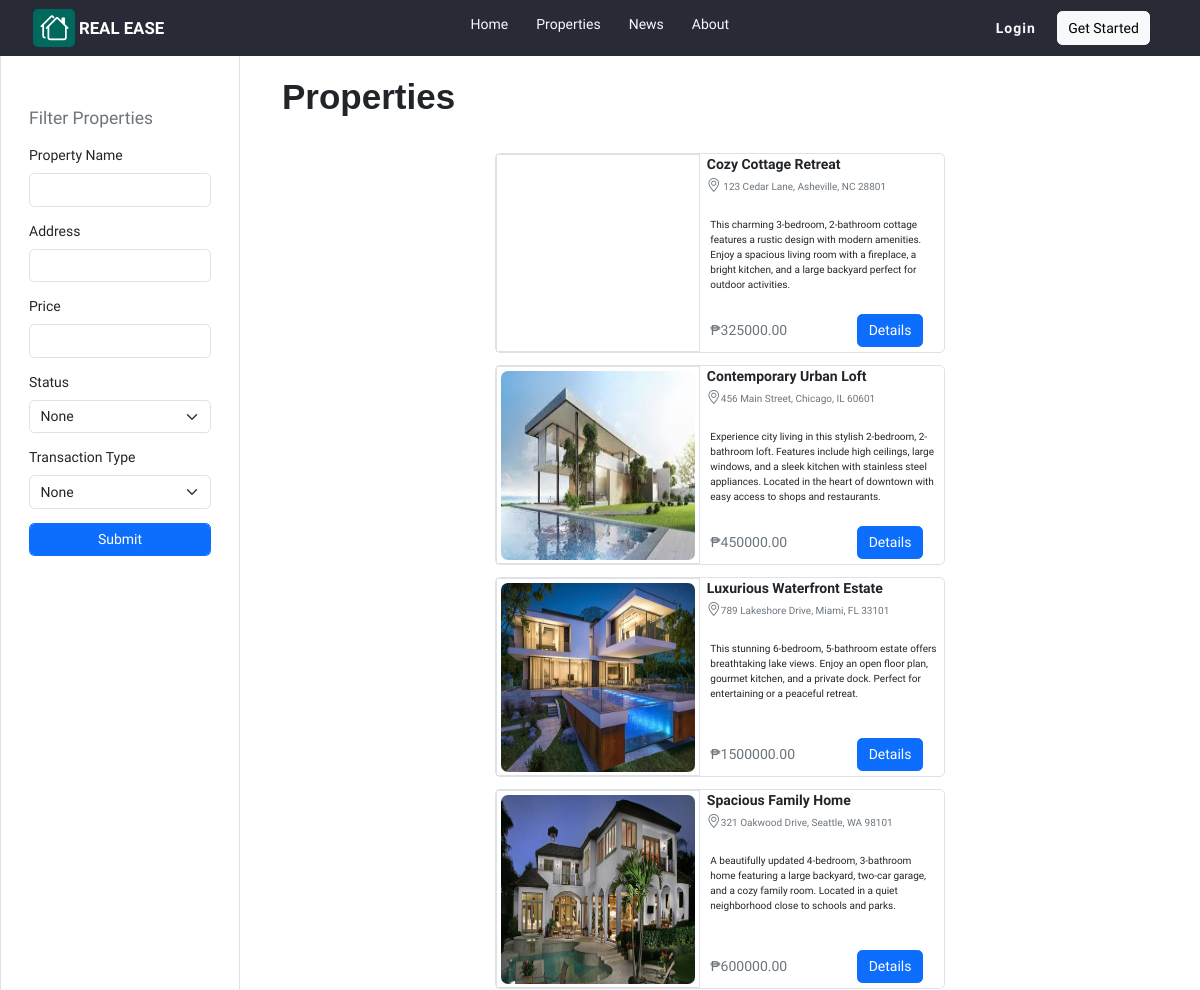
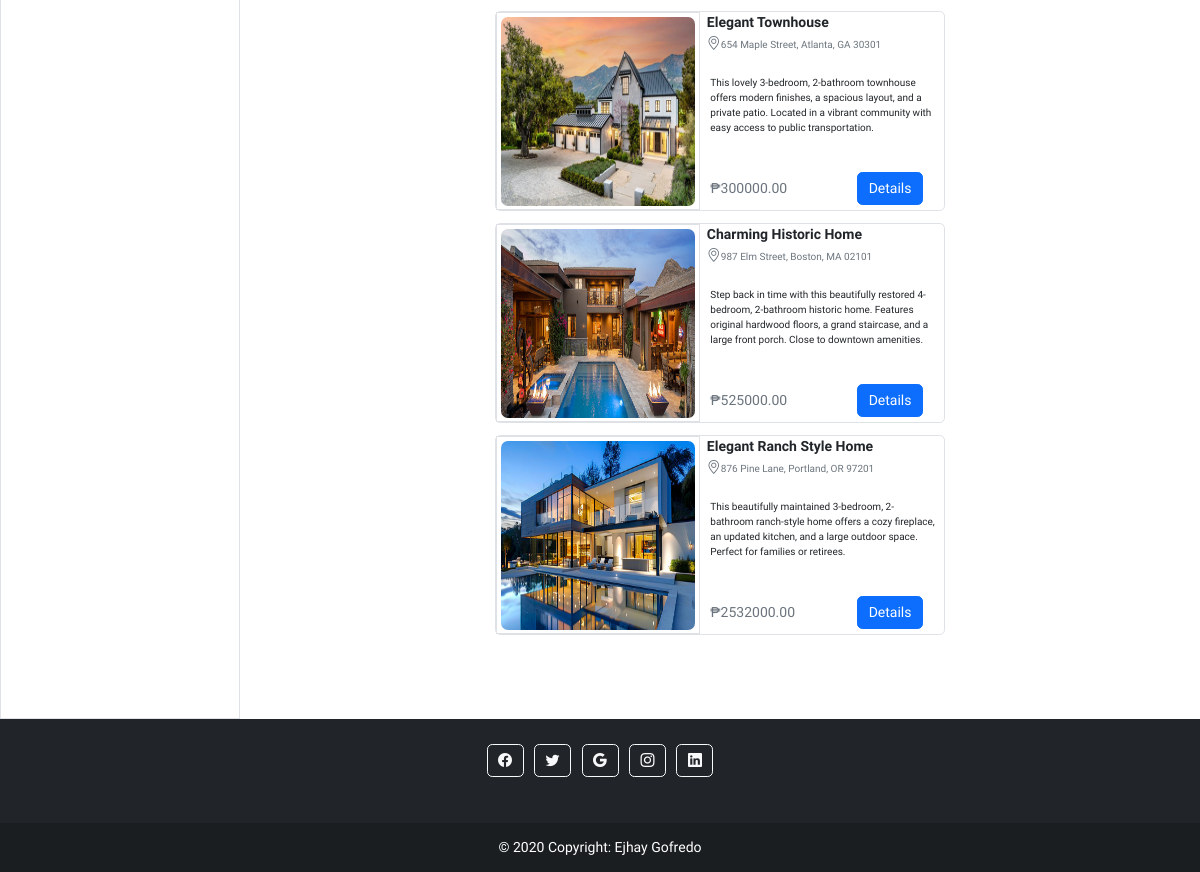
The page /?route=properties on the database its author committed (2 pictures, top to bottom).
### tables this page shows
CREATE TABLE IF NOT EXISTS `properties` (
  `id` int NOT NULL AUTO_INCREMENT,
  `name` varchar(255) NOT NULL,
  `description` text NOT NULL,
  `address` varchar(255) NOT NULL,
  `price` decimal(10,2) NOT NULL,
  `status` enum('available','sold','pending') NOT NULL DEFAULT 'available',
  `image` varchar(255) DEFAULT NULL,
  `date_added` datetime NOT NULL DEFAULT CURRENT_TIMESTAMP,
  `is_deleted` tinyint(1) NOT NULL DEFAULT '0',
  `transaction_type` varchar(255) NOT NULL,
  PRIMARY KEY (`id`)
);

### config/database.php (called while the page is built, shortened)
<?php
class Database {
    private $conn;
    protected function __construct($Host, $Username, $Password, $DBName) {
        $this->host = $Host;
        $this->username = $Username;
        $this->password = $Password;
        $this->dbname = $DBName;
        try {
            $this->conn = new PDO("mysql:host=$this->host", $this->username, $this->password);
            $this->conn->setAttribute(PDO::ATTR_ERRMODE, PDO::ERRMODE_EXCEPTION);
            $create_database = "CREATE DATABASE IF NOT EXISTS $this->dbname";
            $this->conn->exec($create_database);
            $this->conn->exec("USE $this->dbname");
        } catch (PDOException $e) {
            echo "Connection failed: " . $e->getMessage();
        }
    }
    protected function OpenConnection() {
        return $this->conn;
    }
    protected function CloseConnection() {
        $this->conn = null;
    }
}

### app/http/helper/displayProduct.php (called while the page is built, shortened)
<?php
class DisplayProduct extends MySQL {
    public function getAllProducts() {
        try {
            $stmt = parent::openConnection()->prepare("SELECT * FROM properties where is_deleted = 0");
            $stmt->execute();
            return $stmt->fetchAll(PDO::FETCH_ASSOC);
        } catch (PDOException $e) {
            echo "Error: " . $e->getMessage();
            return false;
        } finally {
            parent::closeConnection();
        }
    }
}

### app/http/helper/base64.php (called while the page is built, shortened)
<?php
class Base64IdHelper
{
    public static function encode_id(int $id): string
    {
        return base64_encode((string)$id);
    }
    public static function safe_encode_id(int $id): string
    {
        return htmlspecialchars(urlencode(self::encode_id($id)), ENT_QUOTES, 'UTF-8');
    }
}

### app/view/properties.php (the view, shortened to what this page needs)
<?php
include "app/http/helper/displayProduct.php";
include "app/http/helper/base64.php";
if (isset($_SESSION['products'])) {
    $products = $_SESSION['products'];
    unset($_SESSION['products']);
    $filters = $_SESSION['filter'];
    unset($_SESSION['filter']);
} else {
    $fetchproducts = new DisplayProduct();
    $products = $fetchproducts->getAllProducts();
}
?>
<div class="propertiesContainer">
    <div class="filterContainer border">
        <label class="text-secondary mb-3 fs-5" for="">Filter Properties</label>
        <form action="app/http/helper/filterProduct.php" method="POST">
                <div class="mb-3">
                    <label for="PropertyName" class="form-label">Property Name</label>
                    <input type="text" name="propertyName" class="form-control" id="propertyName"  >
                </div>
                <div class="mb-3">
                    <label for="propertyAddress" class="form-label">Address</label>
                    <input type="text" name="propertyAddress" class="form-control" id="propertyAddress" >
                </div>
                <div class="mb-3">
                    <label for="propertyPrice" class="form-label">Price</label>
                    <input type="text" name="propertyPrice" class="form-control" id="propertyPrice" >
                </div>
                <div class="mb-3">
                    <label for="PropertyStatus" class="form-label">Status</label>
                    <select class="form-select" name="propertyStatus" id="propertyStatus" >
                        <option value="">None</option>
                    </select>
                </div>
                <div class="mb-3">
                    <label for="propertyTransactionType" class="form-label">Transaction Type</label>
                    <select class="form-select" name="propertyTransactionType" id="propertyTransactionType" >
                        <option value="">None</option>
                    </select>
                </div>
                <div class="mb-3">
                    <button type="submit" name="filter" class="btn btn-primary form-control">Submit</button>
                </div>
        </form>
    </div>
    <div class="productDisplay" >
        <div class="propertiesLabelContainer " >
            <h1>Properties</h1>
        </div>
        <div class="productContainer" >
            <?php foreach($products as $product): ?>
                <div class="card border d-flex flex-row p-0 " style="height: 200px; width: 450px; cursor: pointer; " >
                    <div class="border p-1" style="width: 50%;" >
                        <img class="h-100 rounded-3" src="public/images/products/<?php echo htmlspecialchars($product['image']); ?>" alt="">
                    </div>
                    <div class="d-flex flex-column ps-2" style="width: 60%;" >
                        <div class="d-flex flex-column m-0 p-0" style="height: auto;" >
                            <p class="m-0 fw-bold fs-6"><?php echo htmlspecialchars($product['name']); ?></p>
                            <p class="m-0 text-secondary" style="font-size: 10px;" ><i class="bi bi-geo-alt"></i><?php echo htmlspecialchars($product['address']); ?></p>
                        </div>
                        <div class="ps-1 pe-2  py-0" style="height: 59%;">
                            <p class="mt-4 mx-0 text-wrap" style="font-size: 10px;" ><?php echo htmlspecialchars($product['description']); ?></p>
                        </div>
                        <div class="ps-1 pe-4 d-flex flex-row justify-content-between align-items-center" style="height: 18%;" >
                            <p class="m-0 text-secondary" >₱<?php echo htmlspecialchars($product['price']); ?></p>
                            <a class="btn btn-primary" href="app/view/viewProduct.php?id=<?php echo
                                Base64IdHelper::safe_encode_id((int)$product['id']); ?>">
                            Details
                            </a>
                        </div>
                    </div>
                </div>
            <?php endforeach; ?>
        </div>
    </div>
</div>

### public/assets/styles/global.css (style rules this page uses)
:root { --bg-glass: #282A36; }
* { font-family: "Work Sans", sans-serif; font-optical-sizing: auto; font-weight: 400; font-style: normal; padding: 0; margin: 0; font-size: 14px; }
.propertiesContainer { background-color: #ffffff; min-height: 100vh; height: auto; display: flex; flex-direction: row; }
.filterContainer { width: 20%; padding: 6rem 2rem; }
.productDisplay { width: 80%; padding: 4rem 1rem; }
.productDisplay .propertiesLabelContainer { padding-left: 2rem; }
.productDisplay .propertiesLabelContainer h1 { font-weight: 800; font-family: 'Franklin Gothic Medium', 'Arial Narrow', Arial, sans-serif; }
.productDisplay .productContainer { display: flex; flex-wrap: wrap; flex-direction: row; gap: 12px; justify-content: space-around; padding: 2rem; }

### public/assets/styles/footer.css (style rules this page uses)
body { margin-top:20px; }
a { text-decoration: none; }
img, figure { max-width: 100%; height: auto; vertical-align: middle; }

### rows shown on the page
properties: name "Cozy Cottage Retreat", address "123 Cedar Lane, Asheville, NC 28801", description "This charming 3-bedroom, 2-bathroom cottage features a rustic design with modern amenities. Enjoy a spacious living room with a fireplace, a bright kitchen, and a large backyard perfect for outdoor activities.", price "325000.00"
properties: image (picture), name "Contemporary Urban Loft", address "456 Main Street, Chicago, IL 60601", description "Experience city living in this stylish 2-bedroom, 2-bathroom loft. Features include high ceilings, large windows, and a sleek kitchen with stainless steel appliances. Located in the heart of downtown with easy access to shops and restaurants.", price "450000.00"
properties: image (picture), name "Luxurious Waterfront Estate", address "789 Lakeshore Drive, Miami, FL 33101", description "This stunning 6-bedroom, 5-bathroom estate offers breathtaking lake views. Enjoy an open floor plan, gourmet kitchen, and a private dock. Perfect for entertaining or a peaceful retreat.", price "1500000.00"
properties: image (picture), name "Spacious Family Home", address "321 Oakwood Drive, Seattle, WA 98101", description "A beautifully updated 4-bedroom, 3-bathroom home featuring a large backyard, two-car garage, and a cozy family room. Located in a quiet neighborhood close to schools and parks.", price "600000.00"
properties: image (picture), name "Elegant Townhouse", address "654 Maple Street, Atlanta, GA 30301", description "This lovely 3-bedroom, 2-bathroom townhouse offers modern finishes, a spacious layout, and a private patio. Located in a vibrant community with easy access to public transportation.", price "300000.00"
properties: image (picture), name "Charming Historic Home", address "987 Elm Street, Boston, MA 02101", description "Step back in time with this beautifully restored 4-bedroom, 2-bathroom historic home. Features original hardwood floors, a grand staircase, and a large front porch. Close to downtown amenities.", price "525000.00"
properties: image (picture), name "Elegant Ranch Style Home", address "876 Pine Lane, Portland, OR 97201", description "This beautifully maintained 3-bedroom, 2-bathroom ranch-style home offers a cozy fireplace, an updated kitchen, and a large outdoor space. Perfect for families or retirees.", price "2532000.00"
